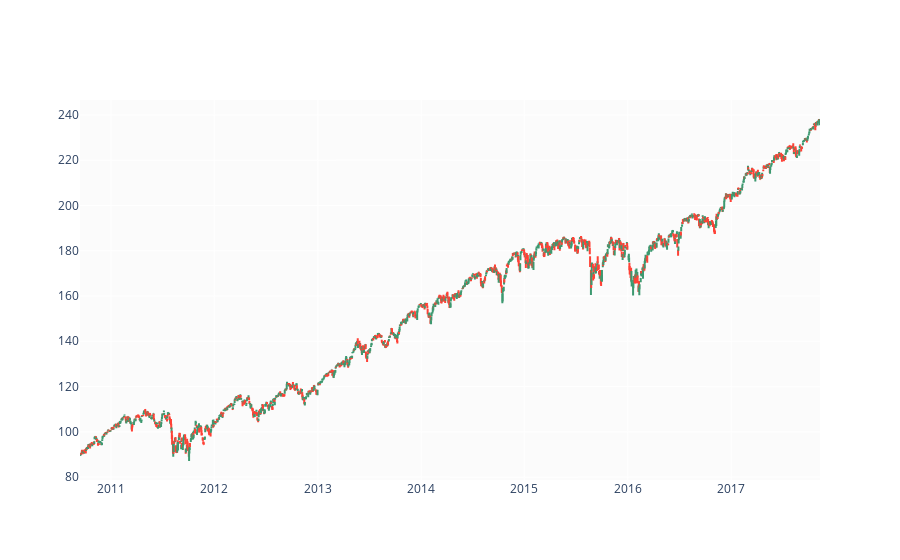

Source (notebook cell):
### Markdown cell above
## OHLC Chart

An OHLC chart shows the open, high, low and close prices of a stock. It shows you how the price was changing during a particular day and give you a sense of e.g. momentum or volatility of stock. The tip of the lines represent the low and high values and the horizontal segments represent the open and close values. Sample points where the close value is higher (lower) then the open value are called increasing (decreasing). By default, increasing items are drawn in green whereas decreasing are drawn in red.

### Code cell
# RUN THIS CELL TO SEE A PLOT (the same action is requiered for other cells below)

go.Figure([go.Ohlc(x=df.Date,
                   open=df.Open,
                   high=df.High,
                   low=df.Low,
                   close=df.Close)], 
          layout_xaxis_rangeslider_visible=False)

### Figure 1 — Plotly figure (JSON) as saved in the notebook; plotly's stock layout.template omitted (floating-point values rounded to 4 significant figures; data arrays with more than 128 entries replaced by an {"elided": "..."} marker saying what was removed)
{"data": [{"close": {"elided": "1804 float values"}, "high": {"elided": "1804 float values"}, "low": {"elided": "1804 float values"}, "open": {"elided": "1804 float values"}, "type": "ohlc", "x": {"elided": "1804 str values"}}], "layout": {"xaxis": {"rangeslider": {"visible": false}}}}
